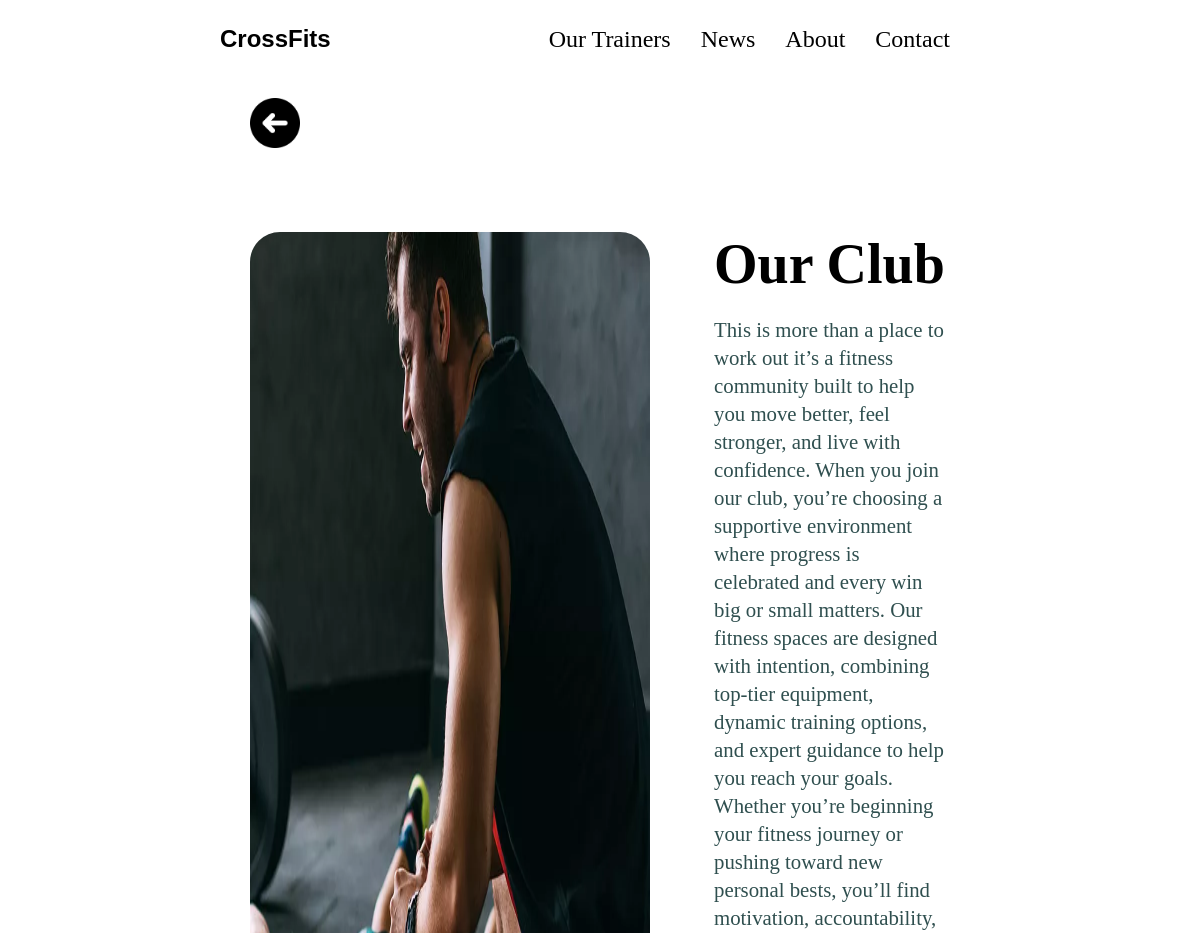
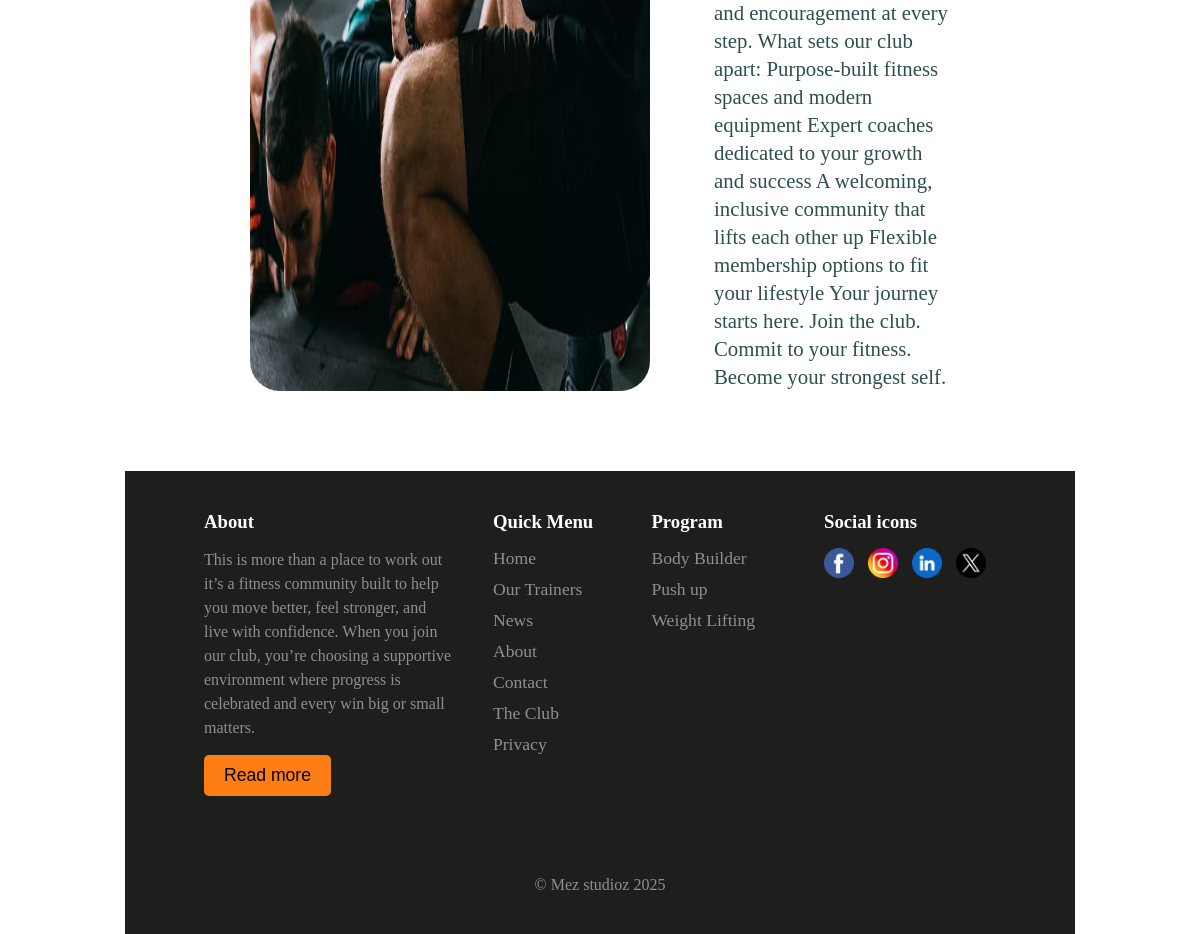
Page /our-club on the committed database (2 pictures, top to bottom).
### company/models.py (models this page shows, shortened)
class OurClub(models.Model):
    title = models.CharField(max_length=20)
    description = models.TextField()
    image = models.ImageField(upload_to='uploads', blank=True, null=True)

class About(models.Model):
    description = models.TextField()

class Programs(models.Model):
    title = models.CharField(max_length=20)
    description = models.TextField()
    image = models.ImageField(upload_to='uploads', blank=True, null=True)

class SocialIcons(models.Model):
    title = models.CharField(max_length=20)
    image = models.ImageField(upload_to='uploads', blank=True, null=True)

### company/views.py (the view)
# urls.py: path('our-club', our_club, name='our-club' )
def our_club(request):
    context = {}
    club = OurClub.objects.all().first
    context['our_club'] = club
    context['programs'] = programs
    context['social_icon'] = socials
    context['about_footer'] = footerabout
    return render (request,'join_our_club.html',  context= context )

### company/templates/join_our_club.html
{% extends "base.html" %} {% load static %}{% block content %}
<section>
  <section class="arrow">
    <a href="{% url 'home'%}"
      ><img src="{% static 'images/left-arrow.png'%}" alt="back" width="50px"
    /></a>
  </section>
  <section class="program_details">
    <img src="{{ our_club.image.url }}" alt="program-img" width="400px" />
    <section class="program-detail-info">
      <h4>{{our_club.title}}</h4>
      <p>{{our_club.description}}</p>
    </section>
  </section>
</section>
{%endblock%}

### templates/base.html (shortened to what this page needs)
{% load static%}
<!doctype html>
<html lang="en">
  <head>
    <link rel="stylesheet" href="{% static 'css/index.css'%}" />
  </head>
  <body>
    <main>
      <nav>
        <section>
          <a
            href="{% url 'home'%}"
            style="font-family: &quot;Arial&quot;; font-weight: 700"
            >CrossFits</a
          >
        </section>
        <section class="Nav-menu">
          <ul>
            <li><a href="{% url 'trainer'%}">Our Trainers</a></li>
            <li><a href="{% url 'news'%}">News</a></li>
            <li><a href="{% url 'about'%}">About</a></li>
            <li><a href="{% url 'contact'%}">Contact</a></li>
          </ul>
        </section>
      </nav>
      {% block content%} {% endblock%}
      <footer>
        <section>
          <h3>About</h3>
          <p>{{about_footer.description}}</p>
          <button><a href="{% url 'about'%}">Read more</a></button>
        </section>
        <section>
          <h3>Quick Menu</h3>
          <ul>
            <li><a href="{% url 'home'%}">Home</a></li>
            <li><a href="{% url 'trainer'%}">Our Trainers</a></li>
            <li><a href="{% url 'news'%}">News</a></li>
            <li><a href="{% url 'about'%}">About</a></li>
            <li><a href="{% url 'contact'%}">Contact</a></li>
            <li><a href="#">The Club</a></li>
            <li><a href="#">Privacy</a></li>
          </ul>
        </section>
        <section>
          <h3>Program</h3>
          <ul>
            {% for item in programs %}
            <li>
              <a href="{% url 'program_detail' item.id %}">{{item.title}}</a>
            </li>
            {% endfor%}
          </ul>
        </section>
        <section>
          <h3>Social icons</h3>
          {% for social in social_icon %}
          <img src="{{social.image.url}}" alt="{{social.title}}" width="30px" />
          {% endfor %}
        </section>
      </footer>
      <footer><p>&copy; Mez studioz 2025</p></footer>
    </main>
  </body>
</html>

### static/CSS/index.css (style rules this page uses)
* { padding: 0; margin: 0; box-sizing: border-box; list-style: none; text-decoration: none; }
main { margin: 0px 125px; background-color: white; }
nav { display: flex; justify-content: space-between; align-items: center; font-size: 1.5rem; margin: 0px 70px 20px 70px; padding: 25px; }
body { background-image: url("https://preview.colorlib.com/theme/crossfits/images/bg.jpg.webp"); background-attachment: fixed; background-repeat: no-repeat; background-size: cover; }
a { color: black; }
ul { display: flex; }
li { margin-right: 30px; }
footer h3 { color: white; margin-bottom: 15px; }
footer { background: #1e1e1c; color: rgba(255, 255, 255, 0.5); display: flex; padding: 40px; justify-content: space-evenly; }
footer section p { width: 250px; line-height: 24px; margin-bottom: 15px; }
footer section ul { flex-direction: column; }
footer section ul li { margin-bottom: 10px; }
footer section ul a { color: rgba(255, 255, 255, 0.5); font-size: 1.1rem; }
footer img { margin-right: 10px; cursor: pointer; }
footer section button { background-color: #fd7e14; border: none; padding: 10px 20px; color: white; font-size: 1.1rem; border-radius: 5px; cursor: pointer; }
.program_details { display: flex; margin: 0px 125px; padding: 80px 0px; }
.program_details img { border-radius: 30px; margin-right: 64px; }
.program-detail-info { display: flex; justify-content: center; align-items: start; flex-direction: column; }
.program-detail-info h4 { font-size: 3.5rem; margin-bottom: 20px; }
.program-detail-info p { font-size: 1.3rem; line-height: 28px; color: darkslategray; }
.arrow { margin: 0px 125px; }

### rows in the picture
OurClub: image (picture), title "Our Club", description "This is more than a place to work out it’s a fitness community built to help you move better, feel stronger, and live with confidence. When you join our club, you’re choosing a supportive environment where progress is celebrated and every win big or small matters. Our fitness spaces are designed with intention, combining top-tier equipment, dynamic training options, and expert guidance to help you reach your goals. Whether you’re beginning your fitness journey or pushing toward new personal bests, you’ll find motivation, accountability, and encouragement at every step. What sets our club apart: Purpose-built fitness spaces and modern equipment Expert coaches dedicated to your growth and…"
About: description "This is more than a place to work out it’s a fitness community built to help you move better, feel stronger, and live with confidence. When you join our club, you’re choosing a supportive environment where progress is celebrated and every win big or small matters."
Programs: title "Body Builder"
Programs: title "Push up"
Programs: title "Weight Lifting"
SocialIcons: image (picture)
SocialIcons: image (picture)
SocialIcons: image (picture)
SocialIcons: image (picture)
